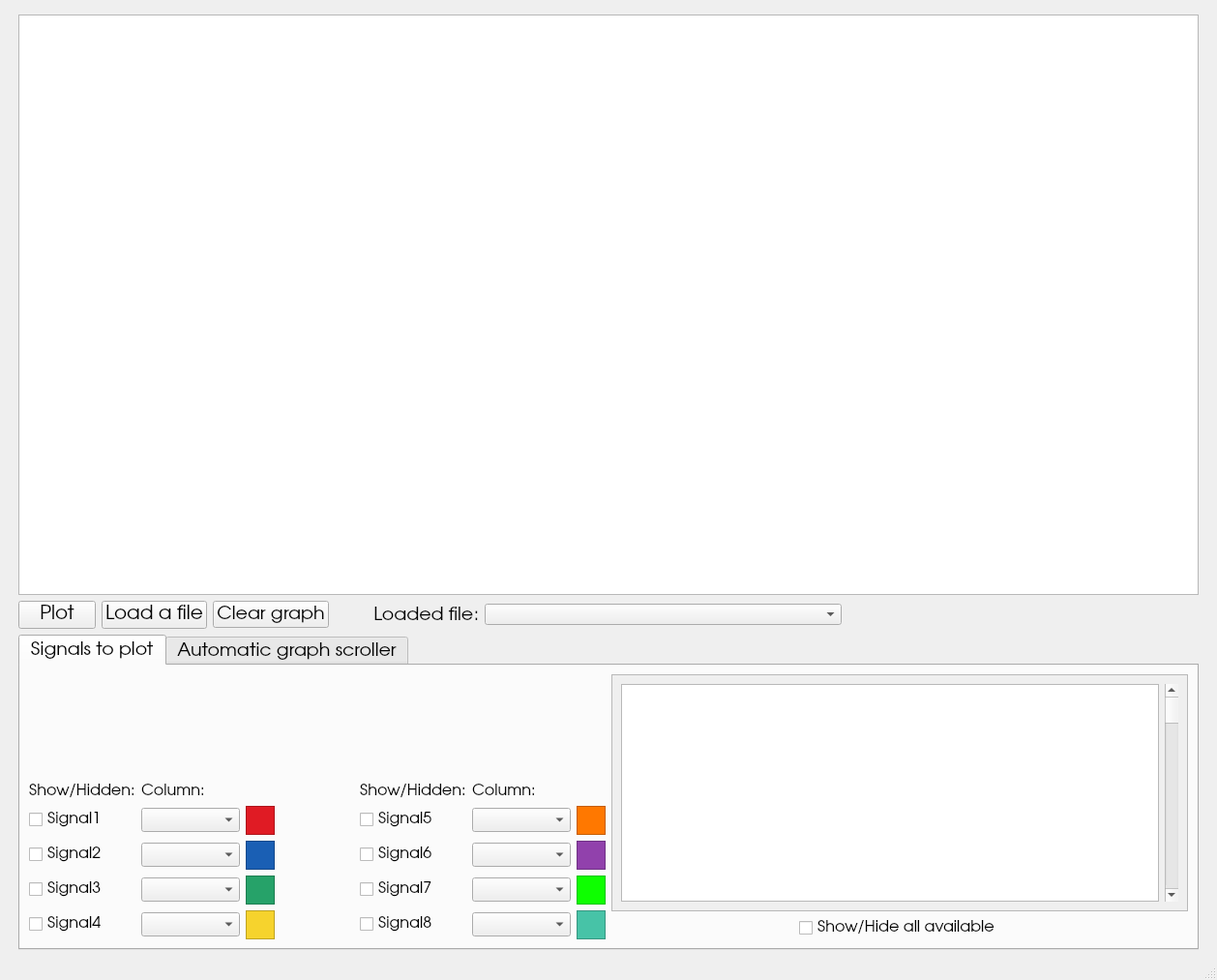
<?xml version="1.0" encoding="UTF-8"?>
<ui version="4.0">
 <class>MainWindow</class>
 <widget class="QMainWindow" name="MainWindow">
  <property name="geometry">
   <rect>
    <x>0</x>
    <y>0</y>
    <width>1258</width>
    <height>1013</height>
   </rect>
  </property>
  <property name="windowTitle">
   <string>MainWindow</string>
  </property>
  <widget class="QWidget" name="centralwidget">
   <layout class="QGridLayout" name="gridLayout">
    <item row="2" column="1">
     <layout class="QHBoxLayout" name="horizontalLayout">
      <item>
       <widget class="QPushButton" name="plot_button">
        <property name="font">
         <font>
          <family>URW Gothic</family>
          <pointsize>15</pointsize>
         </font>
        </property>
        <property name="text">
         <string>Plot</string>
        </property>
       </widget>
      </item>
      <item>
       <widget class="QPushButton" name="load_file_button">
        <property name="font">
         <font>
          <family>URW Gothic</family>
          <pointsize>15</pointsize>
         </font>
        </property>
        <property name="text">
         <string>Load a file</string>
        </property>
       </widget>
      </item>
      <item>
       <widget class="QPushButton" name="clear_graph_button">
        <property name="font">
         <font>
          <family>URW Gothic</family>
          <pointsize>14</pointsize>
         </font>
        </property>
        <property name="text">
         <string>Clear graph</string>
        </property>
       </widget>
      </item>
      <item>
       <spacer name="horizontalSpacer_4">
        <property name="orientation">
         <enum>Qt::Horizontal</enum>
        </property>
        <property name="sizeType">
         <enum>QSizePolicy::Maximum</enum>
        </property>
        <property name="sizeHint" stdset="0">
         <size>
          <width>40</width>
          <height>20</height>
         </size>
        </property>
       </spacer>
      </item>
      <item>
       <widget class="QLabel" name="label">
        <property name="font">
         <font>
          <family>URW Gothic</family>
          <pointsize>14</pointsize>
         </font>
        </property>
        <property name="text">
         <string>Loaded file:</string>
        </property>
        <property name="alignment">
         <set>Qt::AlignRight|Qt::AlignTrailing|Qt::AlignVCenter</set>
        </property>
       </widget>
      </item>
      <item>
       <widget class="QComboBox" name="comboBox_files">
        <property name="sizePolicy">
         <sizepolicy hsizetype="Expanding" vsizetype="Fixed">
          <horstretch>0</horstretch>
          <verstretch>0</verstretch>
         </sizepolicy>
        </property>
       </widget>
      </item>
      <item>
       <spacer name="horizontalSpacer_3">
        <property name="orientation">
         <enum>Qt::Horizontal</enum>
        </property>
        <property name="sizeHint" stdset="0">
         <size>
          <width>40</width>
          <height>20</height>
         </size>
        </property>
       </spacer>
      </item>
     </layout>
    </item>
    <item row="1" column="2">
     <spacer name="horizontalSpacer_11">
      <property name="orientation">
       <enum>Qt::Horizontal</enum>
      </property>
      <property name="sizeType">
       <enum>QSizePolicy::Minimum</enum>
      </property>
      <property name="sizeHint" stdset="0">
       <size>
        <width>10</width>
        <height>19</height>
       </size>
      </property>
     </spacer>
    </item>
    <item row="0" column="1">
     <spacer name="verticalSpacer_9">
      <property name="orientation">
       <enum>Qt::Vertical</enum>
      </property>
      <property name="sizeType">
       <enum>QSizePolicy::Minimum</enum>
      </property>
      <property name="sizeHint" stdset="0">
       <size>
        <width>20</width>
        <height>6</height>
       </size>
      </property>
     </spacer>
    </item>
    <item row="3" column="1">
     <widget class="QTabWidget" name="tabWidget">
      <property name="minimumSize">
       <size>
        <width>1064</width>
        <height>255</height>
       </size>
      </property>
      <property name="font">
       <font>
        <family>URW Gothic</family>
        <pointsize>14</pointsize>
       </font>
      </property>
      <property name="toolTip">
       <string>&lt;html&gt;&lt;head/&gt;&lt;body&gt;&lt;p&gt;&lt;br/&gt;&lt;/p&gt;&lt;/body&gt;&lt;/html&gt;</string>
      </property>
      <property name="currentIndex">
       <number>0</number>
      </property>
      <widget class="QWidget" name="tab">
       <property name="font">
        <font>
         <family>URW Gothic</family>
         <pointsize>12</pointsize>
         <weight>50</weight>
         <italic>false</italic>
         <bold>false</bold>
         <underline>false</underline>
         <stylestrategy>PreferDefault</stylestrategy>
         <kerning>true</kerning>
        </font>
       </property>
       <attribute name="title">
        <string>Signals to plot</string>
       </attribute>
       <layout class="QGridLayout" name="gridLayout_10">
        <item row="0" column="0">
         <layout class="QHBoxLayout" name="horizontalLayout_7">
          <item>
           <layout class="QGridLayout" name="gridLayout_8">
            <item row="0" column="0" alignment="Qt::AlignBottom">
             <widget class="QLabel" name="label_8">
              <property name="text">
               <string>Show/Hidden:</string>
              </property>
             </widget>
            </item>
            <item row="0" column="1" alignment="Qt::AlignBottom">
             <widget class="QLabel" name="label_11">
              <property name="text">
               <string>Column:</string>
              </property>
             </widget>
            </item>
            <item row="0" column="3">
             <spacer name="horizontalSpacer_13">
              <property name="orientation">
               <enum>Qt::Horizontal</enum>
              </property>
              <property name="sizeType">
               <enum>QSizePolicy::Maximum</enum>
              </property>
              <property name="sizeHint" stdset="0">
               <size>
                <width>82</width>
                <height>20</height>
               </size>
              </property>
             </spacer>
            </item>
            <item row="0" column="4" alignment="Qt::AlignBottom">
             <widget class="QLabel" name="label_12">
              <property name="text">
               <string>Show/Hidden:</string>
              </property>
             </widget>
            </item>
            <item row="0" column="5" alignment="Qt::AlignBottom">
             <widget class="QLabel" name="label_13">
              <property name="text">
               <string>Column:</string>
              </property>
             </widget>
            </item>
            <item row="0" column="6">
             <spacer name="verticalSpacer_10">
              <property name="orientation">
               <enum>Qt::Vertical</enum>
              </property>
              <property name="sizeType">
               <enum>QSizePolicy::Maximum</enum>
              </property>
              <property name="sizeHint" stdset="0">
               <size>
                <width>20</width>
                <height>20</height>
               </size>
              </property>
             </spacer>
            </item>
            <item row="1" column="0">
             <widget class="QCheckBox" name="checkBox_10">
              <property name="text">
               <string>Signal1</string>
              </property>
             </widget>
            </item>
            <item row="1" column="1">
             <widget class="QComboBox" name="comboBox_9">
              <property name="sizePolicy">
               <sizepolicy hsizetype="Expanding" vsizetype="Fixed">
                <horstretch>0</horstretch>
                <verstretch>0</verstretch>
               </sizepolicy>
              </property>
             </widget>
            </item>
            <item row="1" column="2">
             <widget class="QFrame" name="frame_9">
              <property name="minimumSize">
               <size>
                <width>30</width>
                <height>30</height>
               </size>
              </property>
              <property name="styleSheet">
               <string notr="true">background-color: rgb(224, 27, 36);</string>
              </property>
              <property name="frameShape">
               <enum>QFrame::StyledPanel</enum>
              </property>
              <property name="frameShadow">
               <enum>QFrame::Raised</enum>
              </property>
             </widget>
            </item>
            <item row="1" column="4">
             <widget class="QCheckBox" name="checkBox_11">
              <property name="text">
               <string>Signal5</string>
              </property>
             </widget>
            </item>
            <item row="1" column="5">
             <widget class="QComboBox" name="comboBox_10">
              <property name="sizePolicy">
               <sizepolicy hsizetype="Expanding" vsizetype="Fixed">
                <horstretch>0</horstretch>
                <verstretch>0</verstretch>
               </sizepolicy>
              </property>
             </widget>
            </item>
            <item row="1" column="6">
             <widget class="QFrame" name="frame_10">
              <property name="minimumSize">
               <size>
                <width>30</width>
                <height>30</height>
               </size>
              </property>
              <property name="styleSheet">
               <string notr="true">background-color: rgb(255, 120, 0);</string>
              </property>
              <property name="frameShape">
               <enum>QFrame::StyledPanel</enum>
              </property>
              <property name="frameShadow">
               <enum>QFrame::Raised</enum>
              </property>
             </widget>
            </item>
            <item row="2" column="0">
             <widget class="QCheckBox" name="checkBox_12">
              <property name="text">
               <string>Signal2</string>
              </property>
             </widget>
            </item>
            <item row="2" column="1">
             <widget class="QComboBox" name="comboBox_11">
              <property name="sizePolicy">
               <sizepolicy hsizetype="Expanding" vsizetype="Fixed">
                <horstretch>0</horstretch>
                <verstretch>0</verstretch>
               </sizepolicy>
              </property>
             </widget>
            </item>
            <item row="2" column="2">
             <widget class="QFrame" name="frame_11">
              <property name="minimumSize">
               <size>
                <width>30</width>
                <height>30</height>
               </size>
              </property>
              <property name="styleSheet">
               <string notr="true">background-color: rgb(26, 95, 180);</string>
              </property>
              <property name="frameShape">
               <enum>QFrame::StyledPanel</enum>
              </property>
              <property name="frameShadow">
               <enum>QFrame::Raised</enum>
              </property>
             </widget>
            </item>
            <item row="2" column="4">
             <widget class="QCheckBox" name="checkBox_13">
              <property name="text">
               <string>Signal6</string>
              </property>
             </widget>
            </item>
            <item row="2" column="5">
             <widget class="QComboBox" name="comboBox_12">
              <property name="sizePolicy">
               <sizepolicy hsizetype="Expanding" vsizetype="Fixed">
                <horstretch>0</horstretch>
                <verstretch>0</verstretch>
               </sizepolicy>
              </property>
             </widget>
            </item>
            <item row="2" column="6">
             <widget class="QFrame" name="frame_12">
              <property name="minimumSize">
               <size>
                <width>30</width>
                <height>30</height>
               </size>
              </property>
              <property name="styleSheet">
               <string notr="true">background-color: rgb(145, 65, 172);</string>
              </property>
              <property name="frameShape">
               <enum>QFrame::StyledPanel</enum>
              </property>
              <property name="frameShadow">
               <enum>QFrame::Raised</enum>
              </property>
             </widget>
            </item>
            <item row="3" column="0">
             <widget class="QCheckBox" name="checkBox_14">
              <property name="text">
               <string>Signal3</string>
              </property>
             </widget>
            </item>
            <item row="3" column="1">
             <widget class="QComboBox" name="comboBox_13">
              <property name="sizePolicy">
               <sizepolicy hsizetype="Expanding" vsizetype="Fixed">
                <horstretch>0</horstretch>
                <verstretch>0</verstretch>
               </sizepolicy>
              </property>
             </widget>
            </item>
            <item row="3" column="2">
             <widget class="QFrame" name="frame_13">
              <property name="minimumSize">
               <size>
                <width>30</width>
                <height>30</height>
               </size>
              </property>
              <property name="styleSheet">
               <string notr="true">background-color: rgb(38, 162, 105);</string>
              </property>
              <property name="frameShape">
               <enum>QFrame::StyledPanel</enum>
              </property>
              <property name="frameShadow">
               <enum>QFrame::Raised</enum>
              </property>
             </widget>
            </item>
            <item row="3" column="4">
             <widget class="QCheckBox" name="checkBox_15">
              <property name="text">
               <string>Signal7</string>
              </property>
             </widget>
            </item>
            <item row="3" column="5">
             <widget class="QComboBox" name="comboBox_14">
              <property name="sizePolicy">
               <sizepolicy hsizetype="Expanding" vsizetype="Fixed">
                <horstretch>0</horstretch>
                <verstretch>0</verstretch>
               </sizepolicy>
              </property>
             </widget>
            </item>
            <item row="3" column="6">
             <widget class="QFrame" name="frame_14">
              <property name="minimumSize">
               <size>
                <width>30</width>
                <height>30</height>
               </size>
              </property>
              <property name="styleSheet">
               <string notr="true">background-color: rgb(14, 255, 0);</string>
              </property>
              <property name="frameShape">
               <enum>QFrame::StyledPanel</enum>
              </property>
              <property name="frameShadow">
               <enum>QFrame::Raised</enum>
              </property>
             </widget>
            </item>
            <item row="4" column="0">
             <widget class="QCheckBox" name="checkBox_16">
              <property name="text">
               <string>Signal4</string>
              </property>
             </widget>
            </item>
            <item row="4" column="1">
             <widget class="QComboBox" name="comboBox_15">
              <property name="sizePolicy">
               <sizepolicy hsizetype="Expanding" vsizetype="Fixed">
                <horstretch>0</horstretch>
                <verstretch>0</verstretch>
               </sizepolicy>
              </property>
             </widget>
            </item>
            <item row="4" column="2">
             <widget class="QFrame" name="frame_15">
              <property name="minimumSize">
               <size>
                <width>30</width>
                <height>30</height>
               </size>
              </property>
              <property name="styleSheet">
               <string notr="true">background-color: rgb(246, 211, 45);</string>
              </property>
              <property name="frameShape">
               <enum>QFrame::StyledPanel</enum>
              </property>
              <property name="frameShadow">
               <enum>QFrame::Raised</enum>
              </property>
             </widget>
            </item>
            <item row="4" column="4">
             <widget class="QCheckBox" name="checkBox_17">
              <property name="text">
               <string>Signal8</string>
              </property>
             </widget>
            </item>
            <item row="4" column="5">
             <widget class="QComboBox" name="comboBox_16">
              <property name="sizePolicy">
               <sizepolicy hsizetype="Expanding" vsizetype="Fixed">
                <horstretch>0</horstretch>
                <verstretch>0</verstretch>
               </sizepolicy>
              </property>
             </widget>
            </item>
            <item row="4" column="6">
             <widget class="QFrame" name="frame_16">
              <property name="minimumSize">
               <size>
                <width>30</width>
                <height>30</height>
               </size>
              </property>
              <property name="styleSheet">
               <string notr="true">background-color: rgb(71, 195, 167);</string>
              </property>
              <property name="frameShape">
               <enum>QFrame::StyledPanel</enum>
              </property>
              <property name="frameShadow">
               <enum>QFrame::Raised</enum>
              </property>
             </widget>
            </item>
           </layout>
          </item>
          <item>
           <layout class="QVBoxLayout" name="verticalLayout_2">
            <item>
             <widget class="QScrollArea" name="scrollArea_3">
              <property name="widgetResizable">
               <bool>true</bool>
              </property>
              <widget class="QWidget" name="scrollAreaWidgetContents_3">
               <property name="geometry">
                <rect>
                 <x>0</x>
                 <y>0</y>
                 <width>585</width>
                 <height>207</height>
                </rect>
               </property>
               <layout class="QGridLayout" name="gridLayout_9">
                <item row="0" column="0">
                 <widget class="QListWidget" name="listWidget_3"/>
                </item>
                <item row="0" column="1">
                 <widget class="QScrollBar" name="verticalScrollBar_2">
                  <property name="orientation">
                   <enum>Qt::Vertical</enum>
                  </property>
                 </widget>
                </item>
               </layout>
              </widget>
             </widget>
            </item>
            <item>
             <layout class="QHBoxLayout" name="horizontalLayout_8">
              <item>
               <spacer name="horizontalSpacer_14">
                <property name="orientation">
                 <enum>Qt::Horizontal</enum>
                </property>
                <property name="sizeHint" stdset="0">
                 <size>
                  <width>40</width>
                  <height>20</height>
                 </size>
                </property>
               </spacer>
              </item>
              <item>
               <widget class="QCheckBox" name="checkBox_18">
                <property name="text">
                 <string>Show/Hide all available</string>
                </property>
               </widget>
              </item>
              <item>
               <spacer name="horizontalSpacer_15">
                <property name="orientation">
                 <enum>Qt::Horizontal</enum>
                </property>
                <property name="sizeHint" stdset="0">
                 <size>
                  <width>40</width>
                  <height>20</height>
                 </size>
                </property>
               </spacer>
              </item>
             </layout>
            </item>
           </layout>
          </item>
         </layout>
        </item>
       </layout>
      </widget>
      <widget class="QWidget" name="tab_2">
       <attribute name="title">
        <string>Automatic graph scroller</string>
       </attribute>
       <layout class="QGridLayout" name="gridLayout_4">
        <item row="0" column="2">
         <layout class="QGridLayout" name="gridLayout_5">
          <item row="1" column="3">
           <layout class="QHBoxLayout" name="horizontalLayout_4">
            <item alignment="Qt::AlignHCenter">
             <widget class="QLabel" name="scroll_velocity_label">
              <property name="text">
               <string>5</string>
              </property>
             </widget>
            </item>
            <item>
             <widget class="QSlider" name="scroll_velocity_slider">
              <property name="value">
               <number>1</number>
              </property>
              <property name="sliderPosition">
               <number>1</number>
              </property>
              <property name="orientation">
               <enum>Qt::Horizontal</enum>
              </property>
             </widget>
            </item>
           </layout>
          </item>
          <item row="5" column="2">
           <spacer name="verticalSpacer_7">
            <property name="orientation">
             <enum>Qt::Vertical</enum>
            </property>
            <property name="sizeType">
             <enum>QSizePolicy::Minimum</enum>
            </property>
            <property name="sizeHint" stdset="0">
             <size>
              <width>20</width>
              <height>33</height>
             </size>
            </property>
           </spacer>
          </item>
          <item row="4" column="3">
           <layout class="QHBoxLayout" name="horizontalLayout_2">
            <item alignment="Qt::AlignHCenter">
             <widget class="QLabel" name="values_quantity_label">
              <property name="text">
               <string>5</string>
              </property>
             </widget>
            </item>
            <item>
             <widget class="QSlider" name="values_quantity_slider">
              <property name="minimum">
               <number>5</number>
              </property>
              <property name="maximum">
               <number>200</number>
              </property>
              <property name="orientation">
               <enum>Qt::Horizontal</enum>
              </property>
             </widget>
            </item>
           </layout>
          </item>
          <item row="2" column="2">
           <spacer name="verticalSpacer_5">
            <property name="orientation">
             <enum>Qt::Vertical</enum>
            </property>
            <property name="sizeHint" stdset="0">
             <size>
              <width>20</width>
              <height>40</height>
             </size>
            </property>
           </spacer>
          </item>
          <item row="7" column="2">
           <spacer name="verticalSpacer_6">
            <property name="orientation">
             <enum>Qt::Vertical</enum>
            </property>
            <property name="sizeHint" stdset="0">
             <size>
              <width>20</width>
              <height>40</height>
             </size>
            </property>
           </spacer>
          </item>
          <item row="6" column="3">
           <widget class="QScrollArea" name="scrollArea">
            <property name="widgetResizable">
             <bool>true</bool>
            </property>
            <widget class="QWidget" name="scrollAreaWidgetContents_2">
             <property name="geometry">
              <rect>
               <x>0</x>
               <y>0</y>
               <width>329</width>
               <height>222</height>
              </rect>
             </property>
             <layout class="QGridLayout" name="gridLayout_7">
              <item row="0" column="0">
               <layout class="QVBoxLayout" name="verticalLayout_3">
                <item>
                 <widget class="QLabel" name="label_21">
                  <property name="text">
                   <string>TextLabel</string>
                  </property>
                 </widget>
                </item>
                <item>
                 <widget class="QLabel" name="label_22">
                  <property name="text">
                   <string>TextLabel</string>
                  </property>
                 </widget>
                </item>
                <item>
                 <widget class="QLabel" name="label_23">
                  <property name="text">
                   <string>TextLabel</string>
                  </property>
                 </widget>
                </item>
                <item>
                 <widget class="QLabel" name="label_24">
                  <property name="text">
                   <string>TextLabel</string>
                  </property>
                 </widget>
                </item>
                <item>
                 <widget class="QLabel" name="label_25">
                  <property name="text">
                   <string>TextLabel</string>
                  </property>
                 </widget>
                </item>
                <item>
                 <widget class="QLabel" name="label_26">
                  <property name="text">
                   <string>TextLabel</string>
                  </property>
                 </widget>
                </item>
                <item>
                 <widget class="QLabel" name="label_27">
                  <property name="text">
                   <string>TextLabel</string>
                  </property>
                 </widget>
                </item>
                <item>
                 <widget class="QLabel" name="label_28">
                  <property name="text">
                   <string>TextLabel</string>
                  </property>
                 </widget>
                </item>
               </layout>
              </item>
             </layout>
            </widget>
           </widget>
          </item>
          <item row="6" column="2" alignment="Qt::AlignRight">
           <widget class="QLabel" name="label_9">
            <property name="text">
             <string>Plotted signals:</string>
            </property>
           </widget>
          </item>
          <item row="0" column="2">
           <spacer name="verticalSpacer_3">
            <property name="orientation">
             <enum>Qt::Vertical</enum>
            </property>
            <property name="sizeType">
             <enum>QSizePolicy::Minimum</enum>
            </property>
            <property name="sizeHint" stdset="0">
             <size>
              <width>20</width>
              <height>40</height>
             </size>
            </property>
           </spacer>
          </item>
          <item row="1" column="2" alignment="Qt::AlignRight">
           <widget class="QLabel" name="label_2">
            <property name="text">
             <string>Set scrolling velocity:</string>
            </property>
           </widget>
          </item>
          <item row="4" column="2">
           <widget class="QLabel" name="label_10">
            <property name="text">
             <string>Set visible value quantity:</string>
            </property>
           </widget>
          </item>
          <item row="3" column="2">
           <spacer name="verticalSpacer_8">
            <property name="orientation">
             <enum>Qt::Vertical</enum>
            </property>
            <property name="sizeType">
             <enum>QSizePolicy::Minimum</enum>
            </property>
            <property name="sizeHint" stdset="0">
             <size>
              <width>20</width>
              <height>10</height>
             </size>
            </property>
           </spacer>
          </item>
         </layout>
        </item>
        <item row="0" column="0">
         <layout class="QGridLayout" name="gridLayout_3">
          <item row="0" column="1">
           <spacer name="verticalSpacer_4">
            <property name="orientation">
             <enum>Qt::Vertical</enum>
            </property>
            <property name="sizeHint" stdset="0">
             <size>
              <width>20</width>
              <height>40</height>
             </size>
            </property>
           </spacer>
          </item>
          <item row="5" column="1">
           <spacer name="verticalSpacer_2">
            <property name="orientation">
             <enum>Qt::Vertical</enum>
            </property>
            <property name="sizeHint" stdset="0">
             <size>
              <width>20</width>
              <height>40</height>
             </size>
            </property>
           </spacer>
          </item>
          <item row="4" column="5">
           <layout class="QVBoxLayout" name="verticalLayout_6">
            <item>
             <widget class="QLabel" name="label_7">
              <property name="font">
               <font>
                <family>URW Gothic</family>
                <pointsize>14</pointsize>
               </font>
              </property>
              <property name="text">
               <string>Forward</string>
              </property>
             </widget>
            </item>
            <item>
             <widget class="QPushButton" name="forward_button">
              <property name="text">
               <string/>
              </property>
              <property name="icon">
               <iconset>
                <normaloff>next-button.png</normaloff>next-button.png</iconset>
              </property>
             </widget>
            </item>
           </layout>
          </item>
          <item row="4" column="0">
           <spacer name="horizontalSpacer_7">
            <property name="orientation">
             <enum>Qt::Horizontal</enum>
            </property>
            <property name="sizeHint" stdset="0">
             <size>
              <width>40</width>
              <height>20</height>
             </size>
            </property>
           </spacer>
          </item>
          <item row="4" column="2">
           <spacer name="horizontalSpacer_9">
            <property name="orientation">
             <enum>Qt::Horizontal</enum>
            </property>
            <property name="sizeHint" stdset="0">
             <size>
              <width>40</width>
              <height>20</height>
             </size>
            </property>
           </spacer>
          </item>
          <item row="4" column="7">
           <spacer name="horizontalSpacer_8">
            <property name="orientation">
             <enum>Qt::Horizontal</enum>
            </property>
            <property name="sizeHint" stdset="0">
             <size>
              <width>40</width>
              <height>20</height>
             </size>
            </property>
           </spacer>
          </item>
          <item row="4" column="3">
           <layout class="QVBoxLayout" name="verticalLayout_4">
            <item>
             <widget class="QLabel" name="label_30">
              <property name="font">
               <font>
                <family>URW Gothic</family>
                <pointsize>14</pointsize>
               </font>
              </property>
              <property name="text">
               <string>     Play             Pause   </string>
              </property>
             </widget>
            </item>
            <item>
             <layout class="QHBoxLayout" name="horizontalLayout_3">
              <item>
               <widget class="QPushButton" name="play_button">
                <property name="text">
                 <string/>
                </property>
                <property name="icon">
                 <iconset>
                  <normaloff>next.png</normaloff>next.png</iconset>
                </property>
               </widget>
              </item>
              <item>
               <widget class="QPushButton" name="pause_button">
                <property name="text">
                 <string/>
                </property>
                <property name="icon">
                 <iconset>
                  <normaloff>pause.png</normaloff>pause.png</iconset>
                </property>
               </widget>
              </item>
             </layout>
            </item>
           </layout>
          </item>
          <item row="4" column="4">
           <spacer name="horizontalSpacer_10">
            <property name="orientation">
             <enum>Qt::Horizontal</enum>
            </property>
            <property name="sizeHint" stdset="0">
             <size>
              <width>40</width>
              <height>20</height>
             </size>
            </property>
           </spacer>
          </item>
          <item row="4" column="1">
           <layout class="QVBoxLayout" name="verticalLayout_5">
            <item>
             <widget class="QLabel" name="label_29">
              <property name="font">
               <font>
                <family>URW Gothic</family>
                <pointsize>14</pointsize>
               </font>
              </property>
              <property name="text">
               <string>Backward</string>
              </property>
             </widget>
            </item>
            <item>
             <widget class="QPushButton" name="back_button">
              <property name="layoutDirection">
               <enum>Qt::LeftToRight</enum>
              </property>
              <property name="text">
               <string/>
              </property>
              <property name="icon">
               <iconset>
                <normaloff>next-button_Rotated.png</normaloff>next-button_Rotated.png</iconset>
              </property>
             </widget>
            </item>
           </layout>
          </item>
         </layout>
        </item>
        <item row="0" column="1">
         <widget class="Line" name="line">
          <property name="orientation">
           <enum>Qt::Vertical</enum>
          </property>
         </widget>
        </item>
       </layout>
      </widget>
     </widget>
    </item>
    <item row="1" column="1">
     <widget class="PlotWidget" name="graphicsView">
      <property name="sizePolicy">
       <sizepolicy hsizetype="Expanding" vsizetype="Expanding">
        <horstretch>0</horstretch>
        <verstretch>0</verstretch>
       </sizepolicy>
      </property>
      <property name="minimumSize">
       <size>
        <width>0</width>
        <height>600</height>
       </size>
      </property>
      <property name="font">
       <font>
        <family>URW Gothic</family>
       </font>
      </property>
      <property name="cursor" stdset="0">
       <cursorShape>CrossCursor</cursorShape>
      </property>
     </widget>
    </item>
    <item row="1" column="0">
     <spacer name="horizontalSpacer_12">
      <property name="orientation">
       <enum>Qt::Horizontal</enum>
      </property>
      <property name="sizeType">
       <enum>QSizePolicy::Minimum</enum>
      </property>
      <property name="sizeHint" stdset="0">
       <size>
        <width>10</width>
        <height>20</height>
       </size>
      </property>
     </spacer>
    </item>
   </layout>
  </widget>
  <widget class="QMenuBar" name="menubar">
   <property name="geometry">
    <rect>
     <x>0</x>
     <y>0</y>
     <width>1258</width>
     <height>22</height>
    </rect>
   </property>
  </widget>
  <widget class="QStatusBar" name="statusbar"/>
 </widget>
 <customwidgets>
  <customwidget>
   <class>PlotWidget</class>
   <extends>QGraphicsView</extends>
   <header>pyqtgraph</header>
  </customwidget>
 </customwidgets>
 <resources/>
 <connections/>
</ui>
